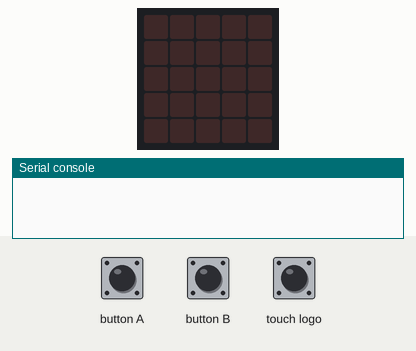
The program below on a simulated BBC micro:bit running MicroPython. Parts: the board's 5×5 LED display, the last lines printed to the serial console. The test bench sets the inputs (shaded band). Dim RGB values are drawn brighter than linear.

Above: at 1.2 s.
1.3 s: button A pressed for 0.15 s
At 2.1 s:
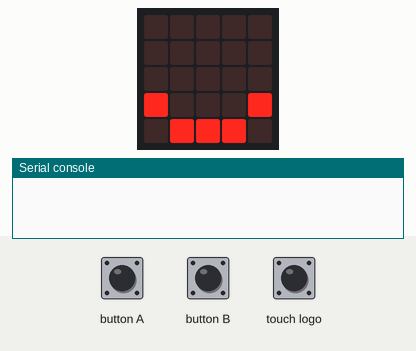
4.4 s: button B pressed for 0.15 s
6.1 s: touch logo pressed for 1 s
At 7.46 s:
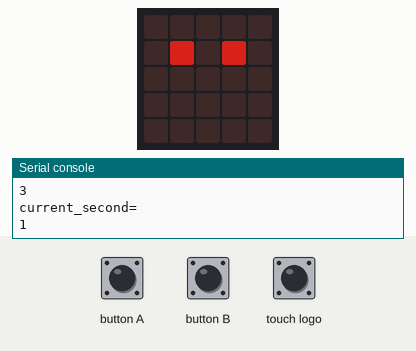
10.1 s: touch logo pressed for 3.2 s
At 13.4 s:
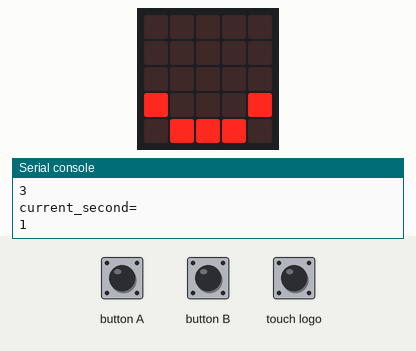
15.8 s: button B pressed for 1 s
18.3 s: button A pressed for 1 s
At 19.45 s:
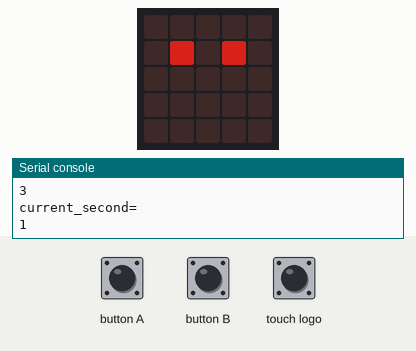
Timing chart, 0 to 21.3 s (numbered marks = the images above; inputs shaded):
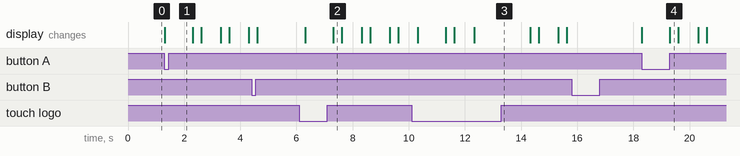

The program:

rest-alarm.py
```python
from microbit import *
import music

start = 0
last_minus = 0
last_second = 0
silent_mode = False

TIMEOUT_MINUTES = 20

run_image = Image("00000:"
                  "05050:"
                  "00000:"
                  "00000:"
                  "00000")

while True:
    if pin_logo.is_touched():
        silent_mode = True
        start = running_time()
        display.show(Image.SMILE)
        sleep(1000)
    elif button_a.was_pressed():
        silent_mode = False
        start = running_time()
        display.show(Image.SMILE)
        sleep(1000)
    elif button_b.was_pressed():
        start = 0
        display.clear()
        sleep(1000)

    if start > 0:
        time = running_time() - start
        current_second = int(time / 1000)
        current_minus = int(time / 1000 / 60)

        if current_minus == TIMEOUT_MINUTES:
            display.show(Image.HEART)
            music.play(music.CHASE)
            start = 0
        else:
            if last_minus != current_minus:
                print("current_minus=")
                print(current_minus)
                display.show(current_minus)
                last_minus = current_minus
                if not silent_mode:
                    music.pitch(440, 300)
                sleep(1000)
            else:
                if last_second != current_second:
                    print("current_second=")
                    print(current_second)
                    last_second = current_second

                    display.show(run_image)
                    sleep(300)
                    display.clear()
                    sleep(700)
```

Measured:
- after the input at 1.3 s, the display: changes at once (image 1)
- after the input at 6.1 s, the display: first changes after 0.21 s (image 2 shows a later state)
- after the input at 10.1 s, the display: changes after 0.23 s (image 3)
- after the input at 15.8 s, every drawn part: stays the same
- after the input at 18.3 s, the display: first changes at once (image 4 shows a later state)
